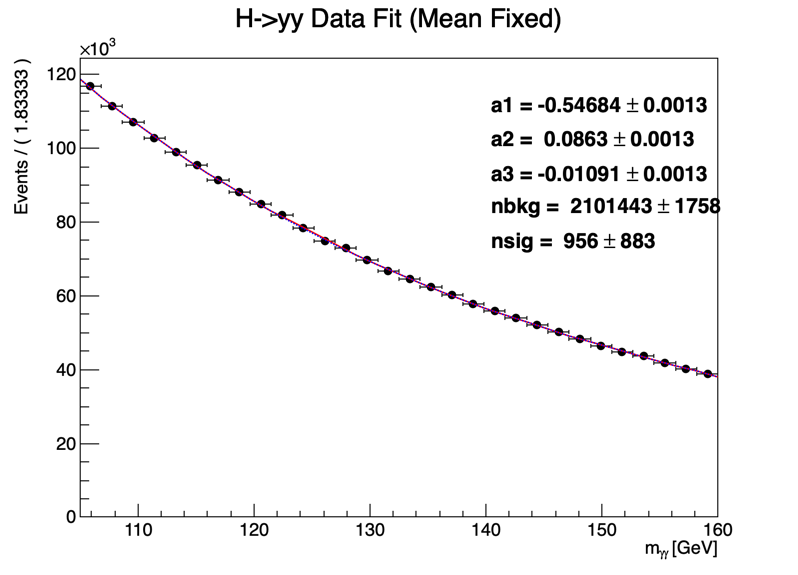

Reproduce this figure in Python.
import ROOT
import os

def main():
    # 1. 基础配置
    ROOT.EnableImplicitMT() 
    # 按照作业要求：画图范围 105-160，30个bin
    n_bins = 30  
    m_min, m_max = 105.0, 160.0
    
    # -------------------------------------------------------
    # 2. 直接从加工后的数据文件读取
    # -------------------------------------------------------
    m_yy = ROOT.RooRealVar("m_yy", "m_{#gamma#gamma} [GeV]", m_min, m_max)
    m_yy.setBins(n_bins)

    tf = ROOT.TFile.Open("temp_data_for_fit.root")
    tree = tf.Get("small_tree")
    ds_data = ROOT.RooDataSet("ds_data", "Real Data", ROOT.RooArgSet(m_yy), ROOT.RooFit.Import(tree))
    print(f">>> Data事件数: {ds_data.numEntries()}")

    # -------------------------------------------------------
    # 3. RooFit 建模
    # -------------------------------------------------------

    # --- A. 信号模型 (关键修改) ---
    
    # [修正1] 直接填入你MC算出的 Mean (124.8970)，且不要给范围！
    # [修正2] 必须设置为 Constant (固定)，禁止拟合器修改它
    mean = ROOT.RooRealVar("mean", "Signal Mean", 124.8970)
    mean.setConstant(True) 
    
    # [修正3] 直接填入你MC算出的 Sigma (2.9402)，同样固定
    sigma = ROOT.RooRealVar("sigma", "Signal Sigma", 2.9402)
    sigma.setConstant(True)

    sig_pdf = ROOT.RooGaussian("sig_pdf", "Signal Gaussian", m_yy, mean, sigma)

    # --- B. 本底模型 (3阶多项式) ---
    # 作业要求 3rd order polynomial。
    # 使用 RooChebychev 拟合通常比 Bernstein 更稳定，不容易出现奇怪的波浪
    # 3阶多项式需要 3 个参数 (a1, a2, a3)
    a1 = ROOT.RooRealVar("a1", "a1", -0.5, -2, 2)
    a2 = ROOT.RooRealVar("a2", "a2", 0.1, -2, 2)
    a3 = ROOT.RooRealVar("a3", "a3", 0.01, -2, 2)
    
    # 如果老师强制要求用 Bernstein，也可以换回 RooBernstein，但 Chebychev 收敛性更好
    bkg_pdf = ROOT.RooChebychev("bkg_pdf", "Background", m_yy, ROOT.RooArgList(a1, a2, a3))

    # --- C. 总模型 ---
    # 信号产额 nsig：初始值给小一点，比如 50 或 100，范围允许负值以保证无偏估计
    nsig = ROOT.RooRealVar("nsig", "Signal Yield", 50, -500, 2000)
    
    # 本底产额 nbkg：初始值给总事件数
    nbkg = ROOT.RooRealVar("nbkg", "Background Yield", ds_data.numEntries(), 0, ds_data.numEntries()*1.5)

    total_model = ROOT.RooAddPdf("total_model", "Signal + Background", 
                                 ROOT.RooArgList(sig_pdf, bkg_pdf), 
                                 ROOT.RooArgList(nsig, nbkg))

    # -------------------------------------------------------
    # 4. 拟合与画图
    # -------------------------------------------------------
    print(">>> 开始 Data 拟合...")
    
    # [修正4] 使用 Extended(True) 拟合，这样才能正确算出 Yield 的误差
    # Save() 保存结果，PrintLevel(-1) 减少刷屏
    fit_res = total_model.fitTo(ds_data, ROOT.RooFit.Save(), ROOT.RooFit.Extended(True))
    
    # 画图
    c = ROOT.TCanvas("c", "Data Fit", 800, 600)
    plot = m_yy.frame(ROOT.RooFit.Title("H->yy Data Fit (Mean Fixed)"))

    ds_data.plotOn(plot, ROOT.RooFit.Name("data"))
    
    # 画全模型 (红色)
    total_model.plotOn(plot, ROOT.RooFit.Name("total_fit"), ROOT.RooFit.LineColor(ROOT.kRed))
    
    # 画本底分量 (蓝色虚线)
    total_model.plotOn(plot, ROOT.RooFit.Components("bkg_pdf"), 
                       ROOT.RooFit.Name("bkg_fit"), 
                       ROOT.RooFit.LineStyle(ROOT.kDashed), 
                       ROOT.RooFit.LineColor(ROOT.kBlue))

    # 显示参数框
    total_model.paramOn(plot, ROOT.RooFit.Layout(0.60, 0.90, 0.85))

    plot.Draw()
    
    c.SaveAs("data_fit.png")
    
    print("\n" + "="*40)
    print(f"拟合状态: {fit_res.status()} (0=成功)")
    print(f"Mean (Fixed)  : {mean.getVal():.4f} GeV")
    print(f"Sigma (Fixed) : {sigma.getVal():.4f} GeV")
    print(f"Signal Yield  : {nsig.getVal():.2f} +/- {nsig.getError():.2f}")
    
    # 简单的显著性估算 S/sqrt(S+B) 或者 S/error
    significance = nsig.getVal() / nsig.getError() if nsig.getError() > 0 else 0
    print(f"Significance  : {significance:.2f} sigma (approx)")
    print("="*40)

if __name__ == "__main__":
    main()
